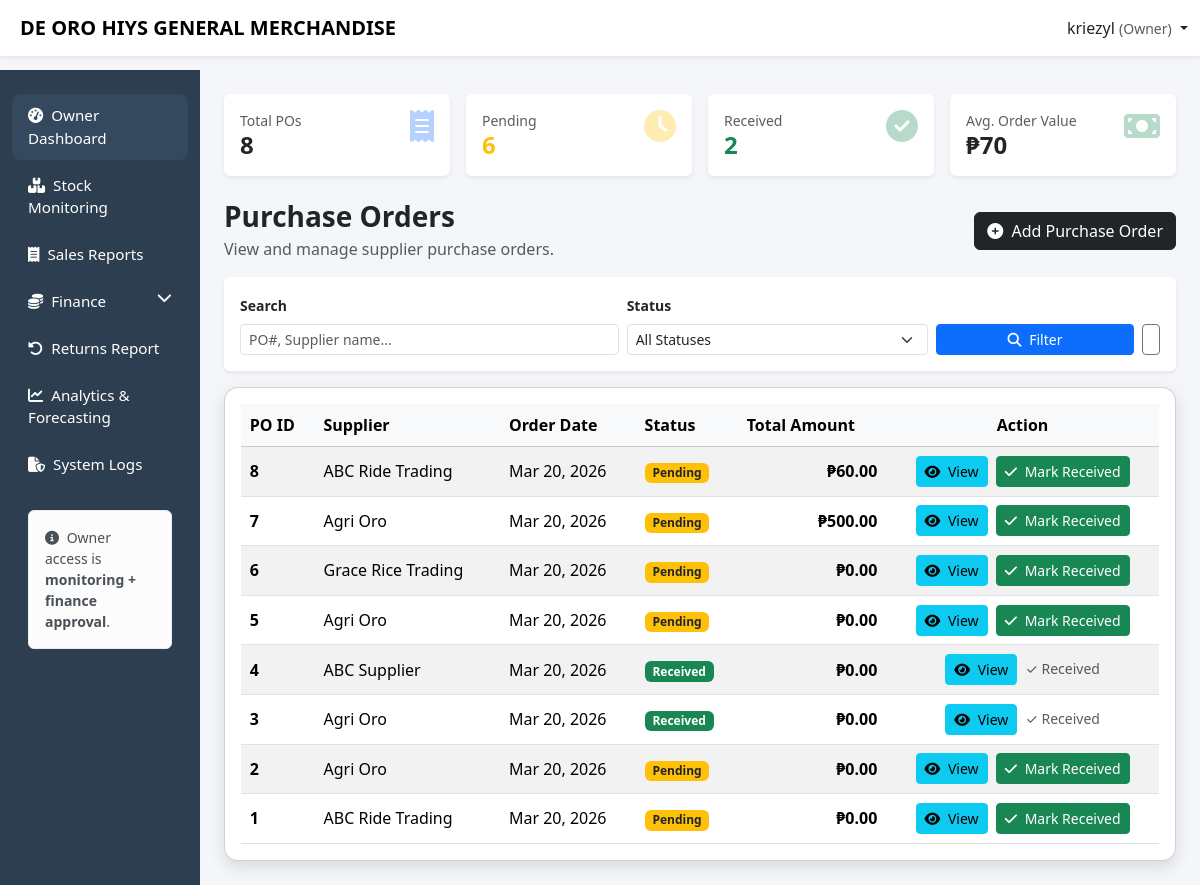
/ricesales_stock_monitoring/capstone/owner/purchase_orders.php (signed in), run on the app's committed database.
### tables this page shows
CREATE TABLE `purchase_orders` (
  `po_id` int(11) NOT NULL,
  `supplier_id` int(11) NOT NULL,
  `order_date` date NOT NULL,
  `status` enum('pending','ordered','received','cancelled') DEFAULT 'pending',
  `total_amount` decimal(10,2) DEFAULT 0.00,
  `notes` text DEFAULT NULL,
  `rating` tinyint(1) DEFAULT NULL COMMENT '1-5 star rating',
  `comment` text DEFAULT NULL COMMENT 'Rating comment',
  `received_date` date DEFAULT NULL,
  `created_at` timestamp NOT NULL DEFAULT current_timestamp()
);

CREATE TABLE `suppliers` (
  `supplier_id` int(11) NOT NULL,
  `name` varchar(100) NOT NULL,
  `phone` varchar(20) DEFAULT NULL,
  `address` text DEFAULT NULL,
  `created_at` timestamp NOT NULL DEFAULT current_timestamp(),
  `status` enum('active','inactive') DEFAULT 'active',
  `contact` varchar(50) DEFAULT NULL
);

### ricesales_stock_monitoring/capstone/owner/purchase_orders.php (the view, shortened to what this page needs)
<?php
include '../config/db.php';
function h($v){ return htmlspecialchars((string)$v, ENT_QUOTES, 'UTF-8'); }
$username = $_SESSION['username'] ?? 'Owner';
$totalPosRow = $conn->query("SELECT COUNT(*) AS cnt FROM purchase_orders");
$totalPos = $totalPosRow->fetch_assoc()['cnt'];
$pendingPosRow = $conn->query("SELECT COUNT(*) AS cnt FROM purchase_orders WHERE status='pending'");
$pendingPos = $pendingPosRow->fetch_assoc()['cnt'];
$receivedPosRow = $conn->query("SELECT COUNT(*) AS cnt FROM purchase_orders WHERE status='received'");
$receivedPos = $receivedPosRow->fetch_assoc()['cnt'];
$avgAmountRow = $conn->query("SELECT IFNULL(AVG(total_amount), 0) AS avg_amount FROM purchase_orders");
$avgAmount = $avgAmountRow->fetch_assoc()['avg_amount'];
$whereConditions = [];
$whereClause = !empty($whereConditions) ? "WHERE " . implode(" AND ", $whereConditions) : "";
$sql = "
  SELECT
    po.po_id,
    s.name AS supplier_name,
    po.order_date,
    po.status,
    po.total_amount
  FROM purchase_orders po
  INNER JOIN suppliers s ON po.supplier_id = s.supplier_id
  $whereClause
  ORDER BY po.po_id DESC
";
$stmt = $conn->prepare($sql);
$stmt->execute();
$result = $stmt->get_result();
?>
<!DOCTYPE html>
<html lang="en">
<head>
<link href="https://cdn.jsdelivr.net/npm/bootstrap@5.3.2/dist/css/bootstrap.min.css" rel="stylesheet">
<link href="https://cdnjs.cloudflare.com/ajax/libs/font-awesome/6.5.1/css/all.min.css" rel="stylesheet">
<link href="../css/layout.css" rel="stylesheet">
</head>
<body>
<nav class="navbar navbar-expand-lg navbar-light bg-white shadow-sm fixed-top">
  <div class="container-fluid">
    <span class="navbar-brand fw-bold ms-2">DE ORO HIYS GENERAL MERCHANDISE</span>
    <div class="ms-auto dropdown">
      <a class="nav-link dropdown-toggle" data-bs-toggle="dropdown">
        <?= h($username) ?> <small class="text-muted">(Owner)</small>
      </a>
    </div>
  </div>
</nav>
<div class="container-fluid">
<div class="row">
<?php include '../includes/owner_sidebar.php'; ?>
<main class="col-lg-10 ms-sm-auto px-4 main-content">
<div class="py-4">
<div class="row g-3 mb-4">
  <div class="col-md-3">
    <div class="card border-0 shadow-sm">
      <div class="card-body">
        <div class="d-flex justify-content-between align-items-start">
          <div>
            <div class="text-muted small">Total POs</div>
            <h4 class="fw-bold mb-0"><?= $totalPos ?></h4>
          </div>
          <i class="fa-solid fa-receipt text-primary" style="font-size: 2rem; opacity: 0.3;"></i>
        </div>
      </div>
    </div>
  </div>
  <div class="col-md-3">
    <div class="card border-0 shadow-sm">
      <div class="card-body">
        <div class="d-flex justify-content-between align-items-start">
          <div>
            <div class="text-muted small">Pending</div>
            <h4 class="fw-bold mb-0 text-warning"><?= $pendingPos ?></h4>
          </div>
          <i class="fa-solid fa-clock text-warning" style="font-size: 2rem; opacity: 0.3;"></i>
        </div>
      </div>
    </div>
  </div>
  <div class="col-md-3">
    <div class="card border-0 shadow-sm">
      <div class="card-body">
        <div class="d-flex justify-content-between align-items-start">
          <div>
            <div class="text-muted small">Received</div>
            <h4 class="fw-bold mb-0 text-success"><?= $receivedPos ?></h4>
          </div>
          <i class="fa-solid fa-circle-check text-success" style="font-size: 2rem; opacity: 0.3;"></i>
        </div>
      </div>
    </div>
  </div>
  <div class="col-md-3">
    <div class="card border-0 shadow-sm">
      <div class="card-body">
        <div class="d-flex justify-content-between align-items-start">
          <div>
            <div class="text-muted small">Avg. Order Value</div>
            <h4 class="fw-bold mb-0">₱<?= number_format($avgAmount, 0) ?></h4>
          </div>
          <i class="fa-solid fa-money-bill text-success" style="font-size: 2rem; opacity: 0.3;"></i>
        </div>
      </div>
    </div>
  </div>
</div>
<div class="d-flex justify-content-between align-items-center flex-wrap gap-2 mb-3">
<div>
<h3 class="fw-bold mb-1">Purchase Orders</h3>
<div class="text-muted">View and manage supplier purchase orders.</div>
</div>
<button class="btn btn-dark" data-bs-toggle="modal" data-bs-target="#createPOModal">
<i class="fa-solid fa-plus-circle me-1"></i> Add Purchase Order
</button>
</div>
<div class="card border-0 shadow-sm mb-3">
  <div class="card-body">
    <form method="GET" class="row g-2 align-items-end">
      <div class="col-md-5">
        <label class="form-label small fw-bold">Search</label>
        <input type="text" name="search" class="form-control form-control-sm" placeholder="PO#, Supplier name..." value="<?= h($_GET['search'] ?? '') ?>">
      </div>
      <div class="col-md-4">
        <label class="form-label small fw-bold">Status</label>
        <select name="status" class="form-select form-select-sm">
          <option value="">All Statuses</option>
        </select>
      </div>
      <div class="col-md-3 d-flex gap-2">
        <button type="submit" class="btn btn-sm btn-primary flex-grow-1">
          <i class="fa-solid fa-magnifying-glass me-1"></i> Filter
        </button>
        <a href="purchase_orders.php" class="btn btn-sm btn-outline-secondary">
        </a>
      </div>
    </form>
  </div>
</div>
<div class="card modern-card">
<div class="card-body table-responsive">
<table class="table table-striped table-hover align-middle mb-0">
<thead class="table-light">
<tr>
<th>PO ID</th>
<th>Supplier</th>
<th>Order Date</th>
<th>Status</th>
<th>Total Amount</th>
<th class="text-center">Action</th>
</tr>
</thead>
<tbody>
<?php if($result && $result->num_rows > 0): ?>
  <?php while($row = $result->fetch_assoc()): ?>
  <tr>
    <td class="fw-bold"><?= h($row['po_id']) ?></td>
    <td><?= h($row['supplier_name']) ?></td>
    <td><?= h(date('M d, Y', strtotime($row['order_date']))) ?></td>
    <td>
      <?php
        $status = strtolower($row['status']);
        $badge_class = '';
        switch($status){
          case 'pending': $badge_class = 'bg-warning text-dark'; break;
          case 'received': $badge_class = 'bg-success'; break;
        }
      ?>
      <span class="badge <?= $badge_class ?>"><?= h(ucfirst($status)) ?></span>
    </td>
    <td class="text-end fw-bold">₱<?= number_format($row['total_amount'], 2) ?></td>
    <td class="text-center">
      <button class="btn btn-sm btn-info me-1" type="button" onclick="viewPODetails(<?= (int)$row['po_id'] ?>, '<?= h($row['supplier_name']) ?>')">
        <i class="fa-solid fa-eye me-1"></i> View
      </button>
      <?php if($status !== 'received'): ?>
        <button class="btn btn-sm btn-success" onclick="markReceived(<?= (int)$row['po_id'] ?>)">
          <i class="fa-solid fa-check me-1"></i> Mark Received
        </button>
      <?php else: ?>
        <span class="text-muted small">✓ Received</span>
      <?php endif; ?>
    </td>
  </tr>
  <?php endwhile; ?>
<?php else: ?>
  <tr><td colspan="6" class="text-center text-muted py-4">No purchase orders found.</td></tr>
<?php endif; ?>
</tbody>
</table>
</div>
</div>
</div>
</main>
</div>
</div>

### ricesales_stock_monitoring/capstone/css/layout.css (style rules this page uses)
body { background:#f4f6f9; padding-top: 60px; }
.modern-card { border-radius:14px; box-shadow:0 6px 16px rgba(0,0,0,.12); transition:.3s; }
.main-content { padding-top:0px; }
.table td, .table th { padding:0.55rem; vertical-align: middle; }
.table td,.table th { vertical-align:middle; }
table td, .table th { padding:0.55rem; vertical-align: middle; }
body { background:#f4f6f9; padding-top:70px; }
.modern-card { border-radius:14px; box-shadow:0 6px 16px rgba(0,0,0,.12); }
.table td, .table th { vertical-align: middle; }

### data on the page
purchase_orders: po_id "8", supplier.name "ABC Ride Trading", order_date "Mar 20, 2026", status "Pending", total_amount "60.00"
purchase_orders: po_id "7", supplier.name "Agri Oro", order_date "Mar 20, 2026", status "Pending", total_amount "500.00"
purchase_orders: po_id "6", supplier.name "Grace Rice Trading", order_date "Mar 20, 2026", status "Pending", total_amount "0.00"
purchase_orders: po_id "5", supplier.name "Agri Oro", order_date "Mar 20, 2026", status "Pending", total_amount "0.00"
purchase_orders: po_id "4", supplier.name "ABC Supplier", order_date "Mar 20, 2026", status "Received", total_amount "0.00", shows "✓ Received"
purchase_orders: po_id "3", supplier.name "Agri Oro", order_date "Mar 20, 2026", status "Received", total_amount "0.00", shows "✓ Received"
purchase_orders: po_id "2", supplier.name "Agri Oro", order_date "Mar 20, 2026", status "Pending", total_amount "0.00"
purchase_orders: po_id "1", supplier.name "ABC Ride Trading", order_date "Mar 20, 2026", status "Pending", total_amount "0.00"

### other printed values
$username "kriezyl"
$totalPos "8"
$pendingPos "6"
$receivedPos "2"
$avgAmount "70"
